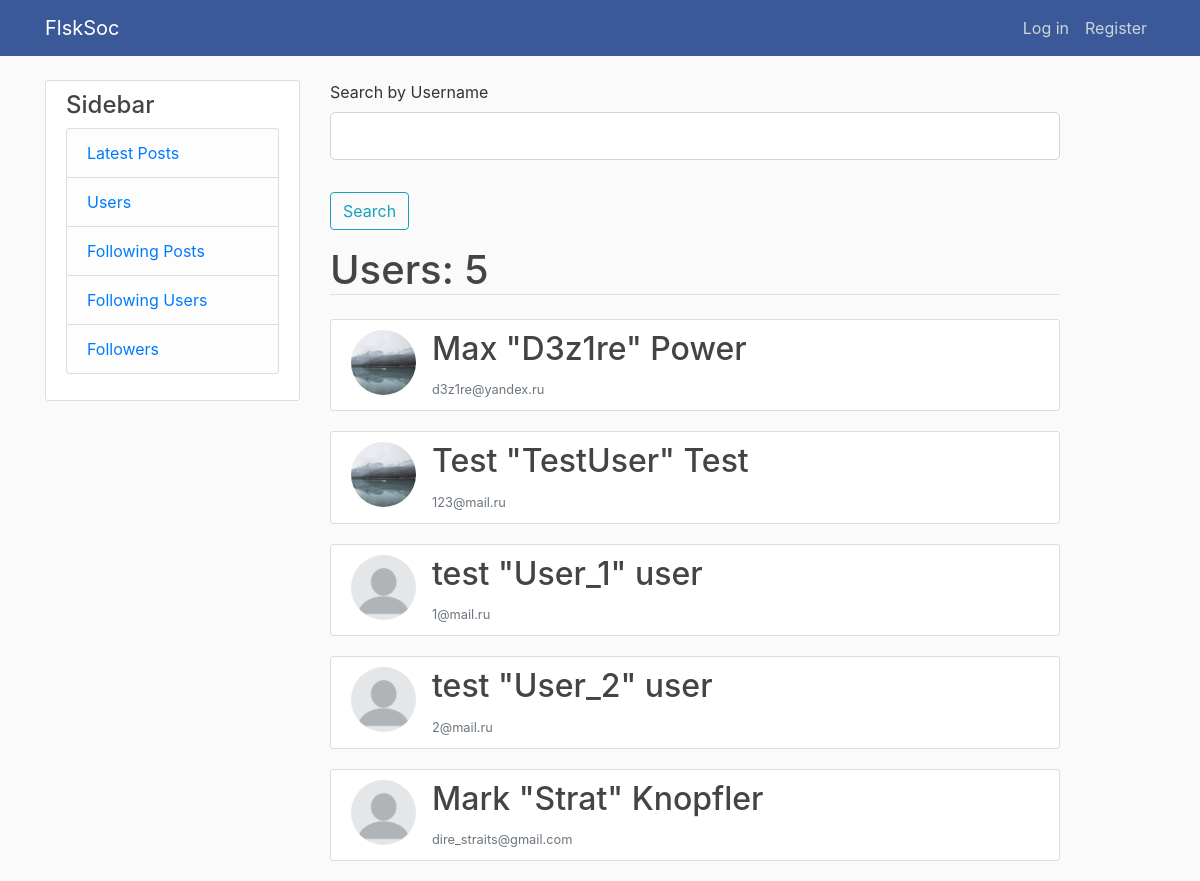
The app's page /users, older data.
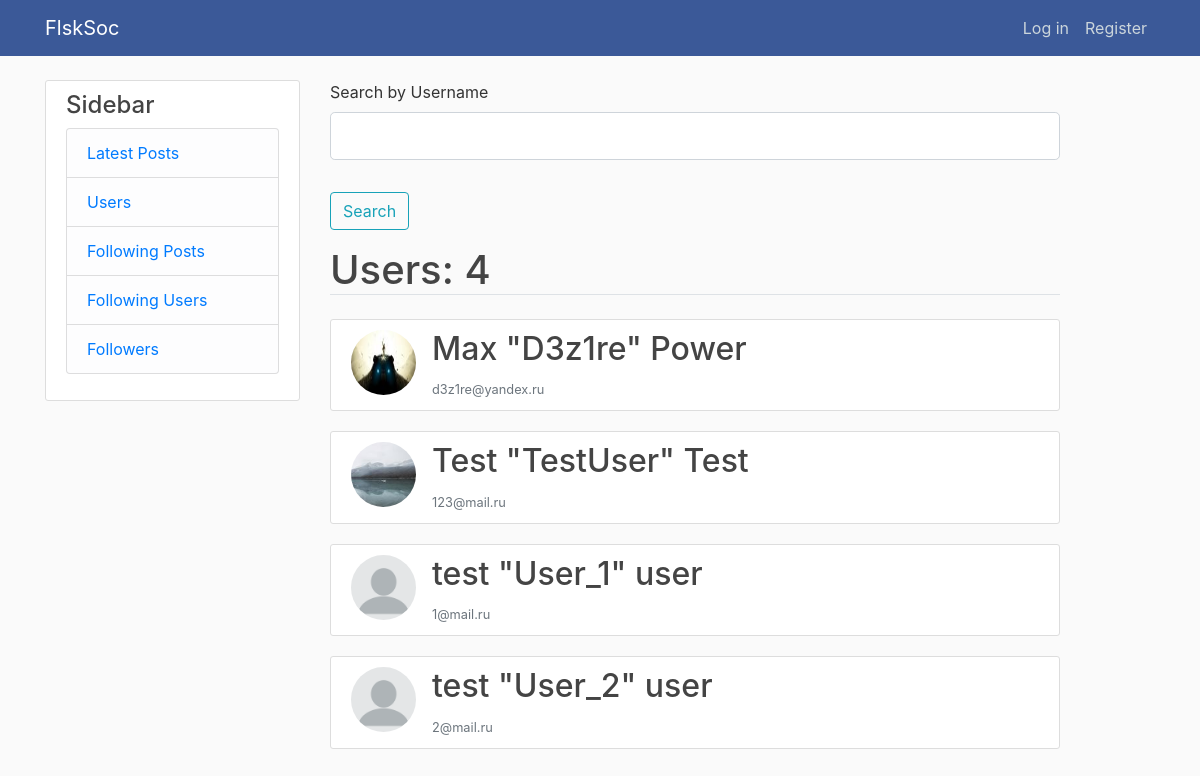
The same page, newer data.
### data/user.py (models this page shows, shortened)
class User(SqlAlchemyBase, UserMixin, SerializerMixin):
    __tablename__ = 'users'
    id = sqlalchemy.Column(sqlalchemy.Integer, primary_key=True, autoincrement=True)
    username = sqlalchemy.Column(sqlalchemy.String, nullable=False)
    name = sqlalchemy.Column(sqlalchemy.String, nullable=True)
    surname = sqlalchemy.Column(sqlalchemy.String, nullable=True)
    email = sqlalchemy.Column(sqlalchemy.String, index=True, unique=True, nullable=False)
    hashed_password = sqlalchemy.Column(sqlalchemy.String, nullable=True)
    created_date = sqlalchemy.Column(sqlalchemy.DateTime, default=datetime.datetime.now)
    image_file = sqlalchemy.Column(sqlalchemy.String, nullable=False, default='default.png')
    posts = orm.relation("Post", back_populates='user')

### users.py (the view)
@users.route('/users', methods=['GET', 'POST'])
def show_users():
    form = SearchByUsernameForm()
    session = db_session.create_session()
    if form.validate_on_submit():
        if form.username.data:
            search = '%{}%'.format(form.username.data)
            users = session.query(User).filter(User.username.like(search)).all()
            return render_template('users.html', title='Users', form=form, users=users, users_c=len(users))
    users = session.query(User).all()
    return render_template('users.html', title='Users', users=users, users_c=len(users), form=form)

### data/search.py
class SearchByUsernameForm(FlaskForm):
    username = StringField('Search by Username')
    submit = SubmitField('Search')

### data/db_session.py (called while the page is built)
def create_session() -> Session:
    global __factory
    return __factory()

### templates/users.html (shortened to what this page needs)
{% extends "base.html" %}
{% block content %}
    <form action="" method="post">
            <fieldset class="form-group">
                <div class="form-group">
                    {{ form.username.label(class="form-control-label") }}
                    {% if form.username.errors %}
                        {{ form.username(class="form-control form-control-lg is-invalid") }}
                        <div class="invalid-feedback">
                            {% for error in form.username.errors %}
                                <span>{{ error }}</span>
                            {% endfor %}
                        </div>
                    {% else %}
                        {{ form.username(class="form-control form-control-lg") }}
                    {% endif %}
                </div>
            </fieldset>
            <div class="form-group">
                {{ form.submit(class="btn btn-outline-info") }}
            </div>
        </form>
    <h1 class="border-bottom mb-4">Users: {{ users_c }}</h1>
{% for user in users %}
    <article class="media content-section">
        <img class="rounded-circle article-img" src="{{ url_for('static', filename='profile_pics/' + user.image_file) }}">
        <div class="media-body">
            <h2><a class="article-title" href="/user/{{ user.id }}">{{ user.name }} "{{ user.username }}" {{ user.surname }}</a></h2>
            <small class="text-muted">{{ user.email }}</small>
        </div>
    </article>
{% endfor %}
{% endblock %}

### templates/base.html (shortened to what this page needs)
<!DOCTYPE html>
<html lang="en">
<head>
    <link rel="stylesheet" href="https://stackpath.bootstrapcdn.com/bootstrap/4.4.1/css/bootstrap.min.css"
>
    <link rel="stylesheet" type="text/css" href="../static/css/style.css"/>
</head>
<body>
    <header class="site-header">
      <nav class="navbar navbar-expand-md navbar-dark fixed-top" style="background-color: #3B5998">
        <div class="container">
          <a class="navbar-brand mr-4" href="/">FlskSoc</a>
          <div class="collapse navbar-collapse" id="navbarToggle">
            <div class="navbar-nav">
              {% if current_user.is_authenticated %}
                <a class="nav-item nav-link" href="/user/{{ current_user.id }}">{{ current_user.username }}</a>
                <a class="nav-item nav-link" href="/logout">Log out</a>
              {% else %}
                <a class="nav-item nav-link" href="/login">Log in</a>
                <a class="nav-item nav-link" href="/register">Register</a>
              {% endif %}
            </div>
          </div>
        </div>
      </nav>
    </header>
<main role="main" class="container">
      <div class="row">
        <div class="col-md-3">
          <div class="content-section">
            <h4>Sidebar</h4>
              <ul class="list-group">
                <li class="list-group-item list-group-item-light"><a href='/'>Latest Posts</a></li>
                <li class="list-group-item list-group-item-light"><a href='/users'>Users</a></li>
                <li class="list-group-item list-group-item-light"><a href='/f'>Following Posts</a></li>
                <li class="list-group-item list-group-item-light"><a href='/following'>Following Users</a></li>
                <li class="list-group-item list-group-item-light"><a href='followers'>Followers</a></li>
              </ul>
          </div>
        </div>
        <div class="col-md-8">
          {% block content %}{% endblock %}
        </div>
      </div>
    </main>
</body>
</html>

### static/css/style.css (style rules this page uses)
body { background: #fafafa; color: #333333; margin-top: 5rem; }
h1, h2, h3, h4, h5, h6 { color: #444444; }
.site-header .navbar-nav .nav-link { color: #cbd5db; }
.content-section { background: #ffffff; padding: 10px 20px; border: 1px solid #dddddd; border-radius: 3px; margin-bottom: 20px; }
.article-title { color: #444444; }
.article-img { height: 65px; width: 65px; margin-right: 16px; }

Row changes from the older to the newer data that the page shows:
removed User: image_file (placeholder picture), name "Mark", username "Strat", surname "Knopfler", email "dire_straits@gmail.com"
changed User "Max": image_file: a different picture
Text that changed along with them:
{{ users_c }}: "5" → "4"
